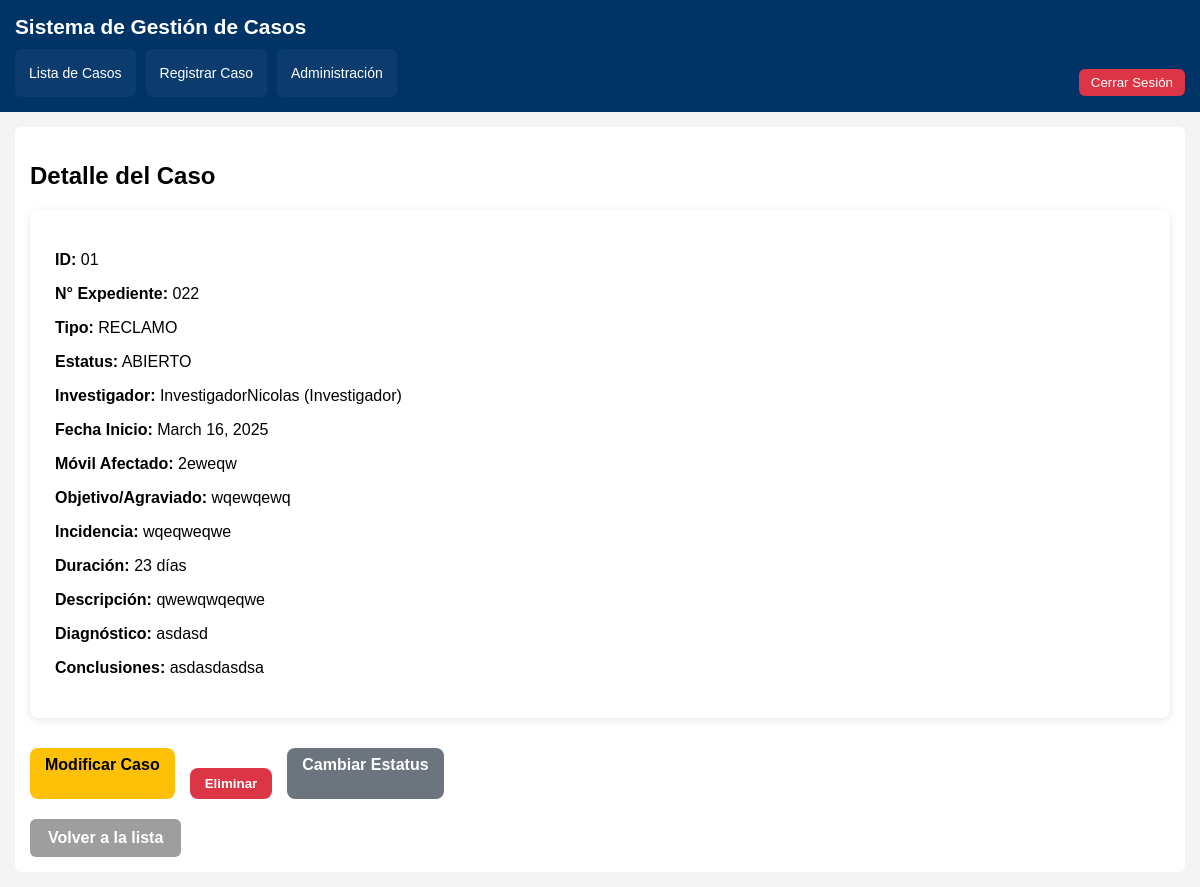
/casos/detalle/2/ (signed in), run on an earlier commit of the app's database.
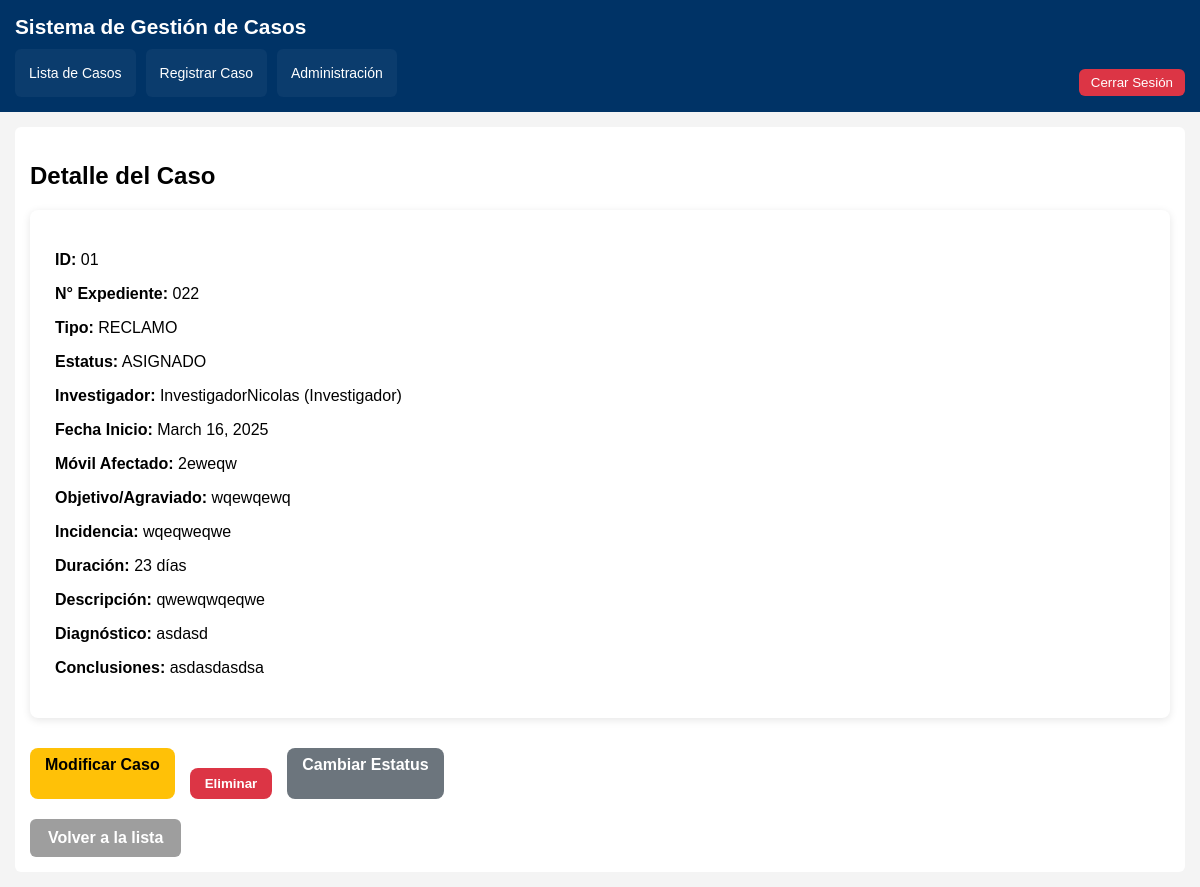
And on a later commit of the database.
### casos/models.py (models this page shows)
class Caso(models.Model):
    id_caso = models.CharField(max_length=50)
    nro_expediente = models.CharField(max_length=50)
    investigador = models.ForeignKey(
        'usuarios.Usuario',
        on_delete=models.SET_NULL,
        null=True,
        blank=True
    )
    fecha_inicio = models.DateField()
    fecha_creacion = models.DateTimeField(auto_now_add=True)
    dias = models.IntegerField()
    mes = models.CharField(max_length=20)
    movil_afectado = models.CharField(max_length=100)
    TIPOS_CASO = [
    ('GESTION', 'Gestión'),
    ('RECLAMO', 'Reclamo'),
    ('CASO', 'Caso'),
    ]
    tipo_caso = models.CharField(
        max_length=20,
        choices=TIPOS_CASO
    )
    tipo_irregularidad = models.CharField(max_length=100)
    subtipo_irregularidad = models.CharField(max_length=100)
    objetivo_agraviado = models.CharField(max_length=200)
    incidencia = models.TextField()
    duracion_dias = models.IntegerField()
    descripcion_modus_operandi = models.TextField()
    area_apoyo = models.CharField(max_length=200)
    deteccion_procedencia = models.TextField()
    diagnostico = models.TextField()
    actuaciones = models.TextField()
    conclusiones = models.TextField()
    observaciones = models.TextField()
    soporte = models.FileField(
        upload_to='soportes/',
        validators=[
            FileExtensionValidator(
                allowed_extensions=['pdf', 'jpg', 'jpeg', 'png']
            )
        ],
        blank=True,
        null=True
    )
    ESTATUS = [
        ('ABIERTO', 'Abierto'),
        ('ASIGNADO', 'Asignado'),
        ('CERRADO', 'Cerrado'),
    ]
    estatus = models.CharField(max_length=20, choices=ESTATUS)

### usuarios/models.py (models this page shows)
class Usuario(AbstractUser):
    ROLES = (
        ('ADMIN', 'Administrador'),
        ('INV', 'Investigador'),
    )
    rol = models.CharField(
        max_length=5,
        choices=ROLES,
        default='INV'
    )
    def is_admin(self):
        return self.rol == 'ADMIN' or self.is_superuser
    def is_investigador(self):
        return self.rol == 'INV'
    def __str__(self):
        return f"{self.username} ({self.get_rol_display()})"

### casos/views.py (the view)
# urls.py: path('detalle/<int:caso_id>/', views.detalle_caso, name='detalle_caso'),
@login_required
def detalle_caso(request, caso_id):
    caso = get_object_or_404(Caso, id=caso_id)
    if request.user.is_investigador() and caso.investigador != request.user:
        return redirect('listar_casos')
    return render(request, 'casos/detalle.html', {
        'caso': caso
    })

### casos/context_processors.py (called while the page is built)
def alarmas_globales(request):
    if not request.user.is_authenticated:
        return {}
    alarmas = []
    hoy = timezone.now().date()
    if request.user.is_staff:
        sin_asignar = Caso.objects.filter(estatus='Abierto').count()
        if sin_asignar > 0:
            alarmas.append(f"Hay {sin_asignar} casos sin asignar")
    casos = Caso.objects.filter(fecha_inicio__isnull=False)
    for caso in casos:
        if hasattr(caso, 'duracion_dias') and caso.fecha_inicio and caso.duracion_dias:
            fecha_limite = caso.fecha_inicio + timedelta(days=caso.duracion_dias)
            if fecha_limite < hoy:
                alarmas.append(f"El caso {caso.id_caso} está vencido")
    return {
        'alarmas': alarmas
    }

### templates/casos/detalle.html (shortened to what this page needs)
{% extends 'base.html' %}
{% block contenido %}
<h2>Detalle del Caso</h2>
<div class="detalle-container">
<p><strong>ID:</strong> {{ caso.id_caso }}</p>
<p><strong>N° Expediente:</strong> {{ caso.nro_expediente }}</p>
<p><strong>Tipo:</strong> {{ caso.tipo_caso }}</p>
<p><strong>Estatus:</strong> {{ caso.estatus }}</p>
<p><strong>Investigador:</strong> {{ caso.investigador }}</p>
<p><strong>Fecha Inicio:</strong> {{ caso.fecha_inicio }}</p>
<p><strong>Móvil Afectado:</strong> {{ caso.movil_afectado }}</p>
<p><strong>Objetivo/Agraviado:</strong> {{ caso.objetivo_agraviado }}</p>
<p><strong>Incidencia:</strong> {{ caso.incidencia }}</p>
<p><strong>Duración:</strong> {{ caso.duracion_dias }} días</p>
<p><strong>Descripción:</strong> {{ caso.descripcion_modus_operandi }}</p>
<p><strong>Diagnóstico:</strong> {{ caso.diagnostico }}</p>
<p><strong>Conclusiones:</strong> {{ caso.conclusiones }}</p>
</div>
{% if request.user.is_admin %}
<div class="acciones-detalle">
    <a href="{% url 'modificar_caso' caso.id %}" class="btn-warning">
        Modificar Caso
    </a>
    <form action="{% url 'eliminar_caso' caso.id %}" method="post" onsubmit="return confirm('¿Seguro que deseas eliminar este caso?');"
    style="display:inline;">
        <button type="submit" class="btn-danger">
            Eliminar
        </button>
    </form>
    <a href="{% url 'cambiar_estatus' caso.id %}" class="btn-secondary">
        Cambiar Estatus
    </a>
</div>
{% endif %}
<a href="{% url 'listar_casos' %}" class="btn-volver">
    Volver a la lista
</a>
{% endblock %}

What changed in the data, as far as the page shows it:
changed Caso "RECLAMO": estatus "ABIERTO" → "ASIGNADO"
